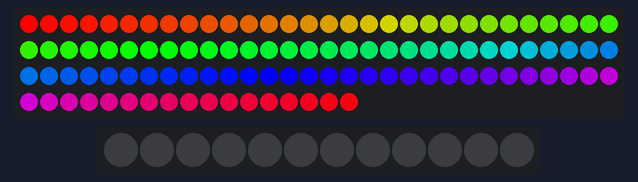
Simulated run of this sketch. Board: Arduino Uno, built with avr-gcc and run on an emulated ATmega328P. Parts: 107 RGB LEDs in strip order, left to right, continuing on the next row, 12 RGB LEDs in strip order, left to right. Dim RGB values are drawn brighter than linear; random numbers use the default seed unless the sketch sets one.

Above: at 0.18 s.
At 4.73 s:
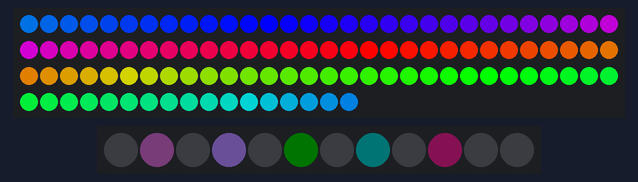
At 9.27 s:
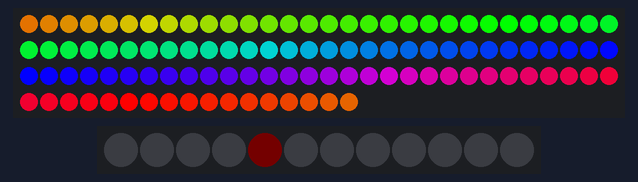
At 20.19 s:
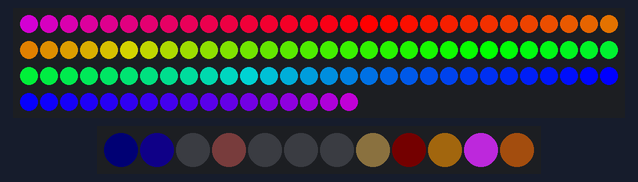
At 29.86 s:
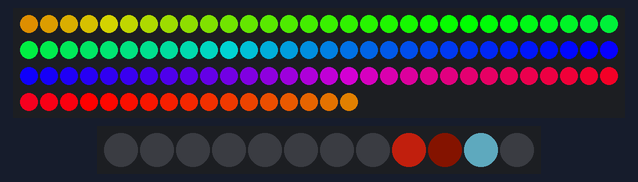
At 39.82 s:
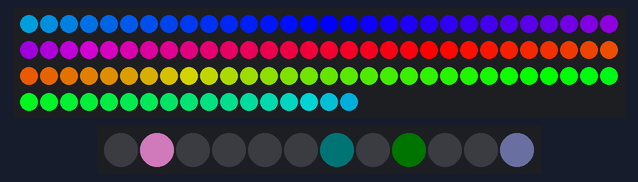

The sketch:

twinkle.ino
```cpp
#include <Adafruit_NeoPixel.h>

#define PIN 9
#define Pixels 12

// Parameter 1 = number of pixels in strip
// Parameter 2 = Arduino pin number (most are valid)
// Parameter 3 = pixel type flags, add together as needed:
//   NEO_KHZ800  800 KHz bitstream (most NeoPixel products w/WS2812 LEDs)
//   NEO_KHZ400  400 KHz (classic 'v1' (not v2) FLORA pixels, WS2811 drivers)
//   NEO_GRB     Pixels are wired for GRB bitstream (most NeoPixel products)
//   NEO_RGB     Pixels are wired for RGB bitstream (v1 FLORA pixels, not v2)
Adafruit_NeoPixel strip = Adafruit_NeoPixel(Pixels, PIN, NEO_GRB + NEO_KHZ800);

// IMPORTANT: To reduce NeoPixel burnout risk, add 1000 uF capacitor across
// pixel power leads, add 300 - 500 Ohm resistor on first pixel's data input
// and minimize distance between Arduino and first pixel.  Avoid connecting
// on a live circuit...if you must, connect GND first.


float redStates[Pixels];
float blueStates[Pixels];
float greenStates[Pixels];
float fadeRate = 0.96;


class Strip
{
public:
  uint8_t   effect;
  uint8_t   effects;
  uint16_t  effStep;
  unsigned long effStart;
  Adafruit_NeoPixel strip;
  Strip(uint16_t leds, uint8_t pin, uint8_t toteffects, uint16_t striptype) : strip(leds, pin, striptype) {
    effect = -1;
    effects = toteffects;
    Reset();
  }
  void Reset(){
    effStep = 0;
    effect = (effect + 1) % effects;
    effStart = millis();
  }
};

struct Loop
{
  uint8_t currentChild;
  uint8_t childs;
  bool timeBased;
  uint16_t cycles;
  uint16_t currentTime;
  Loop(uint8_t totchilds, bool timebased, uint16_t tottime) {currentTime=0;currentChild=0;childs=totchilds;timeBased=timebased;cycles=tottime;}
};

Strip strip_0(107, 8, 107, NEO_GRB + NEO_KHZ800);
struct Loop strip0loop0(1, false, 1);

//[GLOBAL_VARIABLES]

void setup() {

  //Your setup here:

  strip_0.strip.begin();
  strip.begin();
  strip.show(); // Initialize all pixels to 'off'

  for(uint16_t l = 0; l < Pixels; l++) {
    redStates[l] = 0;
    greenStates[l] = 0;
    blueStates[l] = 0;
  }
}

void loop() {

  //Your code here:

  strips_loop();

  if (random(20) == 1) {
      uint16_t i = random(Pixels);
      if (redStates[i] < 1 && greenStates[i] < 1 && blueStates[i] < 1) {
        redStates[i] = random(256);
        greenStates[i] = random(256);
        blueStates[i] = random(256);
      }
    }

    for(uint16_t l = 0; l < Pixels; l++) {
      if (redStates[l] > 1 || greenStates[l] > 1 || blueStates[l] > 1) {
        strip.setPixelColor(l, redStates[l], greenStates[l], blueStates[l]);

        if (redStates[l] > 1) {
          redStates[l] = redStates[l] * fadeRate;
        } else {
          redStates[l] = 0;
        }

        if (greenStates[l] > 1) {
          greenStates[l] = greenStates[l] * fadeRate;
        } else {
          greenStates[l] = 0;
        }

        if (blueStates[l] > 1) {
          blueStates[l] = blueStates[l] * fadeRate;
        } else {
          blueStates[l] = 0;
        }

      } else {
        strip.setPixelColor(l, 0, 0, 0);
      }
    }
    strip.show();
    delay(0.00001);

}

void strips_loop() {
  if(strip0_loop0() & 0x01)
    strip_0.strip.show();
}

uint8_t strip0_loop0() {
  uint8_t ret = 0x00;
  switch(strip0loop0.currentChild) {
    case 0:
           ret = strip0_loop0_eff0();break;
  }
  if(ret & 0x02) {
    ret &= 0xfd;
    if(strip0loop0.currentChild + 1 >= strip0loop0.childs) {
      strip0loop0.currentChild = 0;
      if(++strip0loop0.currentTime >= strip0loop0.cycles) {strip0loop0.currentTime = 0; ret |= 0x02;}
    }
    else {
      strip0loop0.currentChild++;
    }
  };
  return ret;
}

uint8_t strip0_loop0_eff0() {
    // Strip ID: 0 - Effect: Rainbow - LEDS: 107
    // Steps: 107 - Delay: 20
    // Colors: 3 (255.0.0, 0.255.0, 0.0.255)
    // Options: rainbowlen=107, toLeft=true,
  if(millis() - strip_0.effStart < 20 * (strip_0.effStep)) return 0x00;
  float factor1, factor2;
  uint16_t ind;
  for(uint16_t j=0;j<107;j++) {
    ind = strip_0.effStep + j * 1;
    switch((int)((ind % 107) / 36)) {
      case 0: factor1 = 1.0 - ((float)(ind % 107 - 0 * 36) / 36);
              factor2 = (float)((int)(ind - 0) % 107) / 36;
              strip_0.strip.setPixelColor(j, 255 * factor1 + 0 * factor2, 0 * factor1 + 255 * factor2, 0 * factor1 + 0 * factor2);
              break;
      case 1: factor1 = 1.0 - ((float)(ind % 107 - 1 * 36) / 36);
              factor2 = (float)((int)(ind - 36) % 107) / 36;
              strip_0.strip.setPixelColor(j, 0 * factor1 + 0 * factor2, 255 * factor1 + 0 * factor2, 0 * factor1 + 255 * factor2);
              break;
      case 2: factor1 = 1.0 - ((float)(ind % 107 - 2 * 36) / 36);
              factor2 = (float)((int)(ind - 72) % 107) / 36;
              strip_0.strip.setPixelColor(j, 0 * factor1 + 255 * factor2, 0 * factor1 + 0 * factor2, 255 * factor1 + 0 * factor2);
              break;
    }
  }
  if(strip_0.effStep >= 107) {strip_0.Reset(); return 0x03; }
  else strip_0.effStep++;
  return 0x01;
}
```
